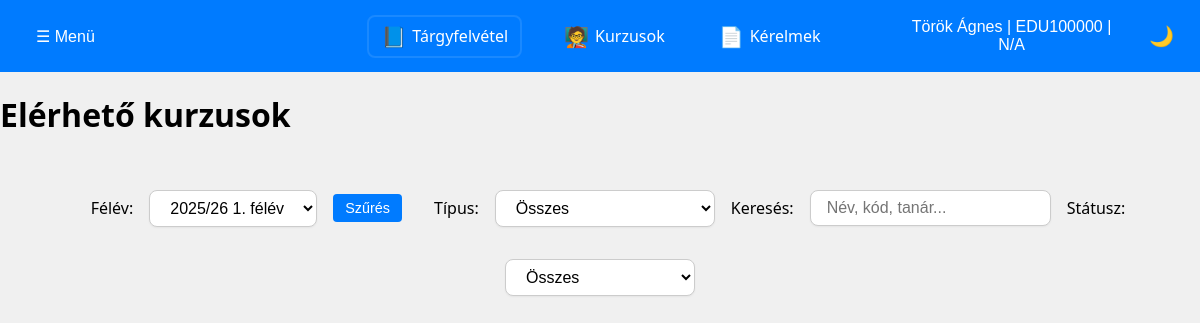
/student/course_offering.php (signed in), run on an earlier commit of the app's database.
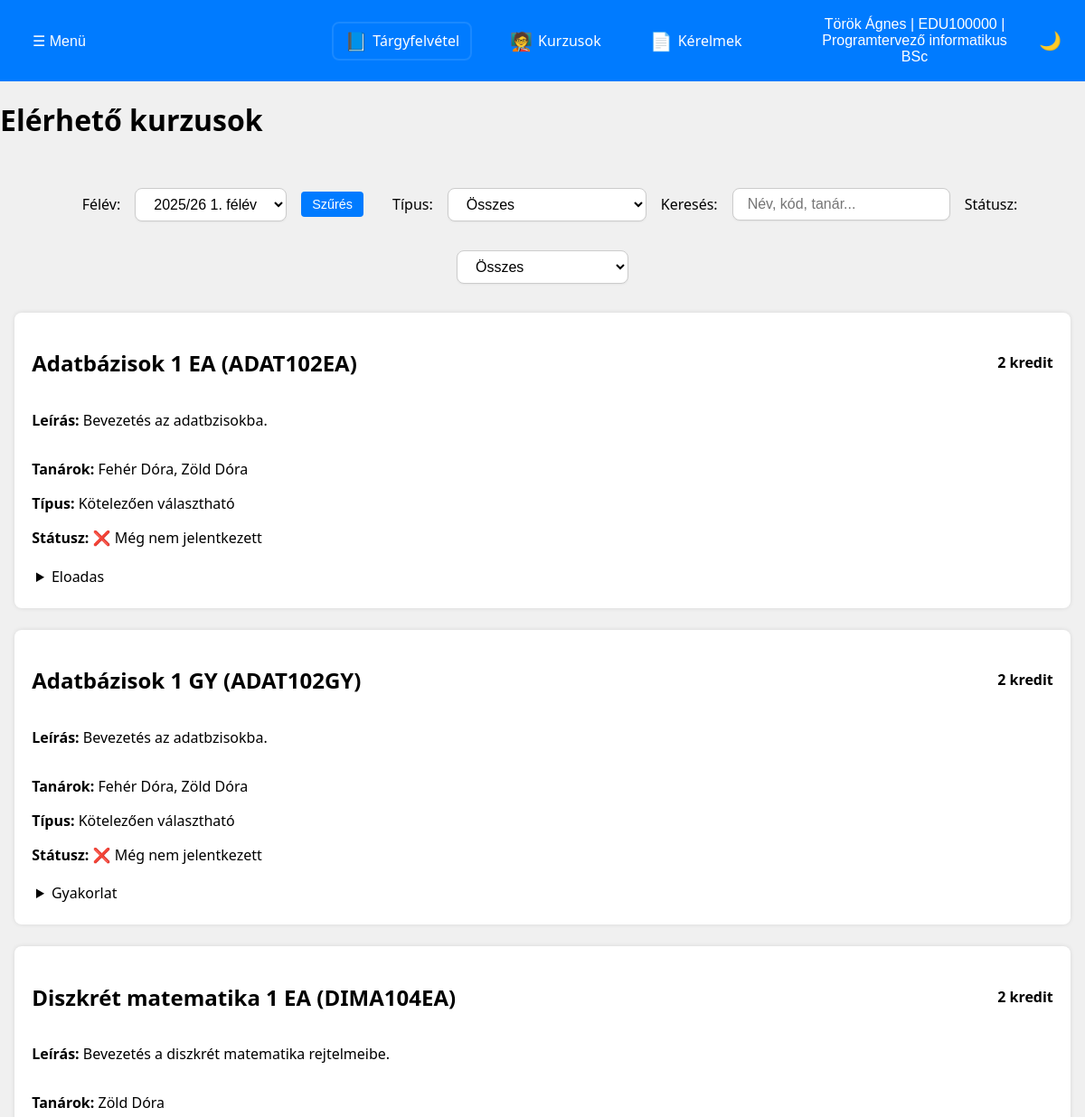
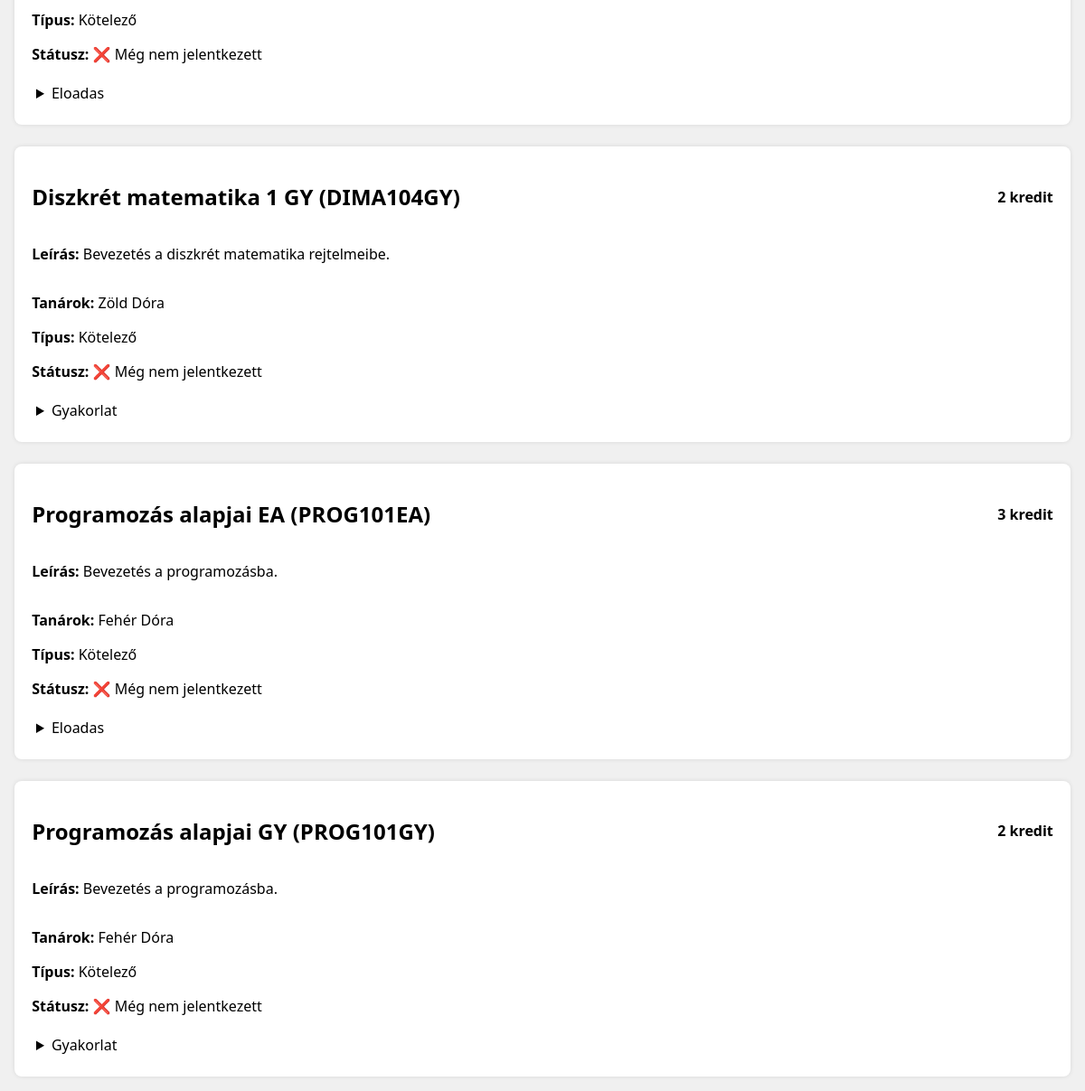
And on a later commit of the database (2 pictures, top to bottom).
### tables this page shows
CREATE TABLE users (
    id INT AUTO_INCREMENT PRIMARY KEY,
    name VARCHAR(100) NOT NULL,
    eduportal_id VARCHAR(20) NOT NULL UNIQUE,
    email VARCHAR(100) NOT NULL,
    phone VARCHAR(20),
    password_hash VARCHAR(255) NOT NULL,
    postal_code VARCHAR(10),
    city VARCHAR(100),
    address VARCHAR(255),
    birth_date DATE,
    mothers_name VARCHAR(100),
    role ENUM('hallgato', 'tanar', 'admin') NOT NULL DEFAULT 'hallgato',
    course_code VARCHAR(20),
	financing_type ENUM('állami', 'önköltséges') NOT NULL,
    created_at TIMESTAMP DEFAULT CURRENT_TIMESTAMP,
	updated_at TIMESTAMP DEFAULT CURRENT_TIMESTAMP ON UPDATE CURRENT_TIMESTAMP
);

CREATE TABLE programs (
    id INT NOT NULL AUTO_INCREMENT PRIMARY KEY,
    szak_szam VARCHAR(20) UNIQUE NOT NULL,
    name VARCHAR(255) NOT NULL,
	facultative_credit INT,
	freely_selectable_credit INT,
	cost DECIMAL(10,2),
    created_at TIMESTAMP DEFAULT CURRENT_TIMESTAMP,
    updated_at TIMESTAMP DEFAULT CURRENT_TIMESTAMP ON UPDATE CURRENT_TIMESTAMP
);

CREATE TABLE course_offerings (
    id INT NOT NULL AUTO_INCREMENT PRIMARY KEY,
    
    kurzus_kod VARCHAR(20) NOT NULL,                    
    semester_id INTEGER,                               
    teacher_id VARCHAR(20) NOT NULL,
    
    course_type ENUM('eloadas', 'gyakorlat') DEFAULT 'eloadas',
    day_of_week ENUM('H', 'K', 'Sz', 'Cs', 'P', 'Szo', 'V'),
    start_time TIME,
    room VARCHAR(50),
    end_date DATETIME,  
    max_students INTEGER,
    
    created_at TIMESTAMP DEFAULT CURRENT_TIMESTAMP,
    updated_at TIMESTAMP DEFAULT CURRENT_TIMESTAMP ON UPDATE CURRENT_TIMESTAMP,

    FOREIGN KEY (kurzus_kod) REFERENCES courses(kurzus_kod),
    FOREIGN KEY (semester_id) REFERENCES semesters(id),
    FOREIGN KEY (teacher_id) REFERENCES users(eduportal_id)
);

### PHP_Header/s_course_offering.php (called while the page is built, shortened)
<?php
$eduportal_id = $_SESSION['eduportal_id'];
global $conn;
$user_sql = "
SELECT
    u.name,
    u.course_code,
    p.name AS szak_nev
FROM users u
LEFT JOIN programs p ON p.szak_szam = u.course_code
WHERE u.eduportal_id = ?";
$user_stmt = $conn->prepare($user_sql);
$user_stmt->bind_param("s", $eduportal_id);
$user_stmt->execute();
$user_result = $user_stmt->get_result();
$user = $user_result->fetch_assoc();
$user_name = $user['name'] ?? "Ismeretlen";
$user_course = $user['szak_nev'] ?? "N/A";
$today = date('Y-m-d');
$semester_sql = "
SELECT id,
       label
FROM semesters
WHERE start_date <= ? AND end_date >= ? LIMIT 1";
$semester_stmt = $conn->prepare($semester_sql);
$semester_stmt->bind_param("ss", $today, $today);
$semester_stmt->execute();
$current_semester = $semester_stmt->get_result()->fetch_assoc();
$current_semester_id = $current_semester['id'] ?? null;
$selected_semester_id = $_GET['semester_id'] ?? $current_semester_id;
$kurzusok_sql = "
SELECT
    c.kurzus_kod,
    c.name AS course_name,
    c.leiras,
    c.credit,
    pc.tipus AS course_required_type,
    GROUP_CONCAT(DISTINCT t.name SEPARATOR ', ') AS teachers
FROM courses c
LEFT JOIN program_courses pc ON pc.kurzus_kod = c.kurzus_kod AND pc.szak_szam = ?
LEFT JOIN teacher_courses tc ON tc.kurzus_kod = c.kurzus_kod
LEFT JOIN users t ON t.eduportal_id = tc.teacher_id
WHERE c.kurzus_kod IN (
    SELECT co.kurzus_kod
    FROM course_offerings co
    WHERE co.semester_id = ?
)
GROUP BY c.kurzus_kod
ORDER BY c.name ASC;";
$kurzus_stmt = $conn->prepare($kurzusok_sql);
$kurzus_stmt->bind_param("si", $user['course_code'], $selected_semester_id);
$kurzus_stmt->execute();
$kurzusok_raw = $kurzus_stmt->get_result()->fetch_all(MYSQLI_ASSOC);
$offerings_sql = "
SELECT
    co.id AS offering_id,
    co.kurzus_kod,
    co.semester_id,
    co.end_date,
    co.day_of_week,
    co.start_time,
    co.room,
    co.max_students,
    co.course_type,
    (SELECT COUNT(*) FROM enrollments e WHERE e.offering_id = co.id AND co.semester_id = ?) AS enrolled_count
FROM course_offerings co
WHERE co.semester_id = ?
ORDER BY co.kurzus_kod, co.course_type";
$offerings_stmt = $conn->prepare($offerings_sql);
$offerings_stmt->bind_param("ii", $selected_semester_id,$selected_semester_id);
$offerings_stmt->execute();
$offerings_raw = $offerings_stmt->get_result()->fetch_all(MYSQLI_ASSOC);
$enrolled_sql = "
SELECT offering_id
FROM enrollments
WHERE users_eduportal_ID = ?";
$enrolled_stmt = $conn->prepare($enrolled_sql);
$enrolled_stmt->bind_param("s", $eduportal_id);
$enrolled_stmt->execute();
$already_enrolled_offerings = $enrolled_stmt->get_result()->fetch_all(MYSQLI_ASSOC);
$already_enrolled_offerings = array_column($already_enrolled_offerings, 'offering_id');
$completed_sql = "
SELECT co.kurzus_kod
FROM enrollments e
JOIN course_offerings co ON e.offering_id = co.id
WHERE e.users_eduportal_ID = ? AND e.status = 'completed'";
$completed_stmt = $conn->prepare($completed_sql);
$completed_stmt->bind_param("s", $eduportal_id);
$completed_stmt->execute();
$completed_courses = $completed_stmt->get_result()->fetch_all(MYSQLI_ASSOC);
$completed_courses = array_column($completed_courses, 'kurzus_kod');
$courses = [];
foreach ($kurzusok_raw as $row) {
    $kurzus_kod = $row['kurzus_kod'];
    $type = $row['course_required_type'];
    $courses[$kurzus_kod] = [
        'kurzus_kod' => $kurzus_kod,
        'course_name' => $row['course_name'],
        'leiras' => $row['leiras'],
        'credit' => $row['credit'],
        'teachers' => $row['teachers'],
        'course_required_type' => $type,
        'already_completed' => in_array($kurzus_kod, $completed_courses),
        'offerings' => []
    ];
}
foreach ($offerings_raw as $offering) {
    $type = $offering['course_type'] ?: 'egyéb';
    $offering['already_enrolled'] = in_array($offering['offering_id'], $already_enrolled_offerings);
    if (!isset($courses[$offering['kurzus_kod']]['offerings'][$type])) {
        $courses[$offering['kurzus_kod']]['offerings'][$type] = [];
    }
    $courses[$offering['kurzus_kod']]['offerings'][$type][] = $offering;
}

### student/course_offering.php (the view, shortened to what the changed rows need)
<?php
require_once __DIR__ . '/../PHP_Header/s_course_offering.php';
?>
<!DOCTYPE html>
<html lang="hu">
    <head>
        <link rel="stylesheet" href="../CSS/site_style.css">
        <link rel="stylesheet" href="../CSS/course_offering.css">
    </head>
    <body>
        <header>
            <div class="user-menu">
                <div class="dropdown">
                    <button id="dropdownToggleR" class="dropbtn">
                        <?php echo htmlspecialchars($user_name); ?> |
                        <?php echo htmlspecialchars($eduportal_id); ?> |
                        <?php echo htmlspecialchars($user_course); ?>
                    </button>
                </div>
            </div>
        </header>
        <main>
            <h1>Elérhető kurzusok</h1>
            <section class="course-list">
                <?php foreach ($courses as $course): ?>
                    <div class="sco_course-card"
                         data-name="<?= strtolower($course['course_name']); ?>"
                         data-code="<?= strtolower($course['kurzus_kod']); ?>"
                         data-type="<?= htmlspecialchars($course['course_required_type']); ?>"
                         data-teacher="<?= strtolower($course['teachers']); ?>"
                         data-completed="<?= $course['already_completed'] ? 'completed' : 'not-completed' ?>" >
                    <div class="course-card<?= array_reduce($course['offerings'], fn($c, $v) => $c || array_filter($v, fn($o) => $o['already_enrolled']), false) ? ' enrolled' : '' ?>">
                        <div class="card-header">
                            <h2><?= htmlspecialchars($course['course_name']) ?> (<?= htmlspecialchars($course['kurzus_kod']) ?>)</h2>
                            <span class="credit"><?= $course['credit'] ?> kredit</span>
                        </div>
                        <div class="card-body">
                            <?php
                            $description = htmlspecialchars($course['leiras']);
                            $shortDesc = mb_strimwidth($description, 0, 150, '...');
                            ?>
                            <div class="collapsible-container">
                                <p class="short-description"><strong>Leírás:</strong> <?= $shortDesc ?></p>
                            </div>
                            <p><strong>Tanárok:</strong> <?= htmlspecialchars($course['teachers']) ?: 'Nincs megadva' ?></p>
                            <p><strong>Típus:</strong>
                                <?php
                                if ($course['course_required_type'] === 'valaszthato') {
                                    echo 'Kötelezően választható';
                                } elseif ($course['course_required_type'] === 'kotelezo') {
                                    echo 'Kötelező';
                                } elseif ($course['course_required_type'] === 'szv') {
                                    echo 'Szabadon választható';
                                } else {
                                    echo 'Ismeretlen típus';
                                }
                                ?>
                            </p>
                            <p><strong>Státusz:</strong>
                                <?php if ($course['already_completed']): ?>
                                    ✔️ Teljesítve
                                <?php elseif (array_reduce($course['offerings'], fn($carry, $types) => $carry || array_filter($types, fn($o) => $o['already_enrolled']), false)): ?>
                                    ✅ Jelentkezett
                                <?php else: ?>
                                    ❌ Még nem jelentkezett
                                <?php endif; ?>
                            </p>
                            <?php foreach ($course['offerings'] as $type => $offerings): ?>
                                <details class="offering-details">
                                    <summary><?= ucfirst($type) ?></summary>
                                </details>
                            <?php endforeach; ?>
                        </div>
                    </div>
                    </div>
                <?php endforeach; ?>
            </section>
        </main>
    </body>
</html>

What changed in the data, as far as the page shows it:
changed users "Török Ágnes": programs.name (not shown) → "Programtervező informatikus BSc"
added course_offerings: course_type "Gyakorlat"
Also different on the page:
$user_course: "N/A" → (not shown)
new list line: "Adatbázisok 1 EA ( ADAT102EA ) 2 kredit Leírás: Bevezetés az adatbzisokba. Tanárok: Fehér Dóra, Zöld Dóra Típus: Kötelezően választható Státusz: ❌ Még nem jelentkezett Eloadas"
new list line: "Adatbázisok 1 GY ( ADAT102GY ) 2 kredit Leírás: Bevezetés az adatbzisokba. Tanárok: Fehér Dóra, Zöld Dóra Típus: Kötelezően választható Státusz: ❌ Még nem jelentkezett"
new list line: "Diszkrét matematika 1 EA ( DIMA104EA ) 2 kredit Leírás: Bevezetés a diszkrét matematika rejtelmeibe. Tanárok: Zöld Dóra Típus: Kötelező Státusz: ❌ Még nem jelentkezett Eloadas"
new list line: "Diszkrét matematika 1 GY ( DIMA104GY ) 2 kredit Leírás: Bevezetés a diszkrét matematika rejtelmeibe. Tanárok: Zöld Dóra Típus: Kötelező Státusz: ❌ Még nem jelentkezett"
new list line: "Programozás alapjai EA ( PROG101EA ) 3 kredit Leírás: Bevezetés a programozásba. Tanárok: Fehér Dóra Típus: Kötelező Státusz: ❌ Még nem jelentkezett Eloadas"
new list line: "Programozás alapjai GY ( PROG101GY ) 2 kredit Leírás: Bevezetés a programozásba. Tanárok: Fehér Dóra Típus: Kötelező Státusz: ❌ Még nem jelentkezett"
